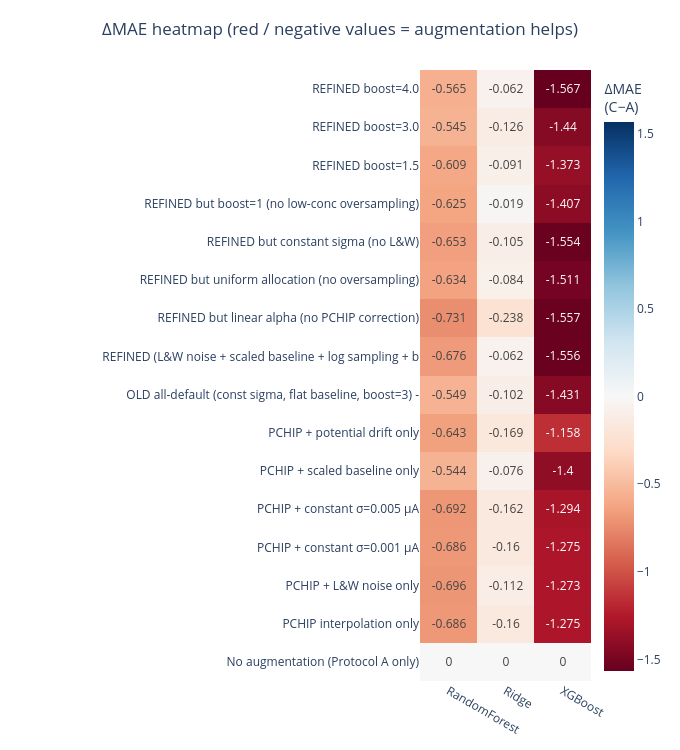

The notebook cell this image was saved under:
### Code cell
# ---- GRAPH ----
# ΔMAE heatmap (Ridge / RF / XGBoost)
strategy_order = [s['id'] for s in ABLATION_STRATEGIES_CONFIG]
strategy_labels = {s['id']: s['label'][:55] for s in ABLATION_STRATEGIES_CONFIG}

delta_pivot = ablation_df.pivot_table(
    index='Strategy', columns='Model', values='dMAE', aggfunc='first',
).reindex(index=strategy_order)

max_abs = max(abs(delta_pivot.values.min()), abs(delta_pivot.values.max()))

heatmap_fig = go.Figure(data=go.Heatmap(
    z=delta_pivot.values,
    x=delta_pivot.columns.tolist(),
    y=[strategy_labels.get(s, s) for s in delta_pivot.index],
    colorscale='RdBu', zmid=0.0, zmin=-max_abs, zmax=+max_abs,
    text=np.round(delta_pivot.values, 3),
    texttemplate='%{text:+.3f}',
    hovertemplate='Strategy: %{y}<br>Model: %{x}<br>ΔMAE = %{z:+.4f}<extra></extra>',
    colorbar=dict(title='ΔMAE<br>(C−A)'),
))
heatmap_fig.update_layout(
    height=750, width=680,
    template=PLOTLY_TEMPLATE,
    title=dict(text='ΔMAE heatmap (red / negative values = augmentation helps)',
               x=0.5, xanchor='center'),
    margin=dict(l=420, r=30, t=70, b=50),
)
heatmap_fig.show()

# Summary: best strategy per model
print('\nBest strategy per model (lowest Protocol C MAE):')
for mn in ABLATION_MODELS:
    sub = ablation_df[ablation_df['Model'] == mn]
    best = sub.loc[sub['ProtC_MAE'].idxmin()]
    print(f'  {mn:14s}  {best["Strategy"]:30s}  '
          f'ProtC MAE={best["ProtC_MAE"]:.4f}  ΔMAE={best["dMAE"]:+.4f}')

### Figure 1 — Plotly figure (JSON) as saved in the notebook; plotly's stock layout.template omitted (floating-point values rounded to 4 significant figures)
{"data": [{"colorbar": {"title": {"text": "ΔMAE<br>(C−A)"}}, "colorscale": [[0, "rgb(103,0,31)"], [0.1, "rgb(178,24,43)"], [0.2, "rgb(214,96,77)"], [0.3, "rgb(244,165,130)"], [0.4, "rgb(253,219,199)"], [0.5, "rgb(247,247,247)"], [0.6, "rgb(209,229,240)"], [0.7, "rgb(146,197,222)"], [0.8, "rgb(67,147,195)"], [0.9, "rgb(33,102,172)"], [1, "rgb(5,48,97)"]], "hovertemplate": "Strategy: %{y}<br>Model: %{x}<br>ΔMAE = %{z:+.4f}<extra></extra>", "text": [[0.0, 0.0, 0.0], [-0.686, -0.16, -1.275], [-0.696, -0.112, -1.273], [-0.686, -0.16, -1.275], [-0.692, -0.162, -1.294], [-0.544, -0.076, -1.4], [-0.643, -0.169, -1.158], [-0.549, -0.102, -1.431], [-0.676, -0.062, -1.556], [-0.731, -0.238, -1.557], [-0.634, -0.084, -1.511], [-0.653, -0.105, -1.554], [-0.625, -0.019, -1.407], [-0.609, -0.091, -1.373], [-0.545, -0.126, -1.44], [-0.565, -0.062, -1.567]], "texttemplate": "%{text:+.3f}", "type": "heatmap", "x": ["RandomForest", "Ridge", "XGBoost"], "y": ["No augmentation (Protocol A only)", "PCHIP interpolation only", "PCHIP + L&W noise only", "PCHIP + constant σ=0.001 µA", "PCHIP + constant σ=0.005 µA", "PCHIP + scaled baseline only", "PCHIP + potential drift only", "OLD all-default (const sigma, flat baseline, boost=3) -", "REFINED (L&W noise + scaled baseline + log sampling + b", "REFINED but linear alpha (no PCHIP correction)", "REFINED but uniform allocation (no oversampling)", "REFINED but constant sigma (no L&W)", "REFINED but boost=1 (no low-conc oversampling)", "REFINED boost=1.5", "REFINED boost=3.0", "REFINED boost=4.0"], "z": [[0.0, 0.0, 0.0], [-0.6865, -0.1598, -1.275], [-0.6961, -0.1117, -1.273], [-0.6865, -0.1598, -1.275], [-0.6915, -0.1618, -1.294], [-0.5444, -0.0765, -1.4], [-0.6428, -0.1686, -1.158], [-0.5487, -0.1017, -1.431], [-0.6762, -0.0625, -1.556], [-0.7309, -0.2382, -1.557], [-0.634, -0.0839, -1.511], [-0.6529, -0.105, -1.554], [-0.6246, -0.0193, -1.407], [-0.6089, -0.0912, -1.373], [-0.5451, -0.1255, -1.44], [-0.5651, -0.0624, -1.567]], "zmax": 1.567, "zmid": 0, "zmin": -1.567}], "layout": {"height": 750, "margin": {"b": 50, "l": 420, "r": 30, "t": 70}, "title": {"text": "ΔMAE heatmap (red / negative values = augmentation helps)", "x": 0.5, "xanchor": "center"}, "width": 680}}
